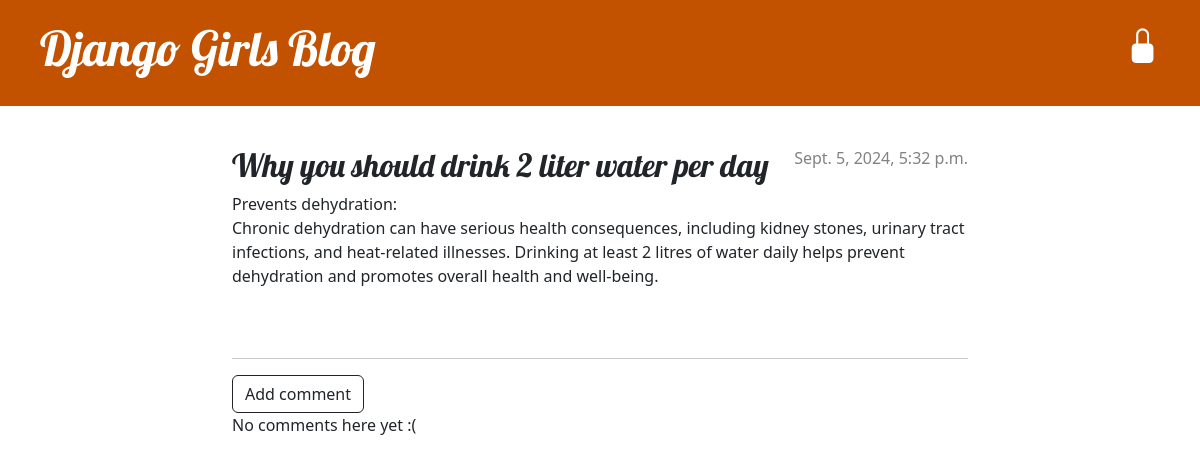
The app's page /post/2/ with its own data.
### blog/models.py (models this page shows, shortened)
class Post(models.Model):
    author = models.ForeignKey(settings.AUTH_USER_MODEL, on_delete=models.CASCADE)
    title = models.CharField(max_length=200)
    text = models.TextField()
    created_date = models.DateTimeField(default=timezone.now)
    published_date = models.DateTimeField(blank=True, null=True)

### blog/views.py (the view)
# urls.py: path('post/<int:pk>/', views.post_detail, name='post_detail'),
def post_detail(request, pk):
    post = get_object_or_404(Post, pk=pk)
    return render(request, 'blog/post_detail.html', {'post': post})

### blog/templates/blog/post_detail.html (shortened to what this page needs)
{% extends 'blog/base.html' %}
{% block content %}
    <article class="post">
    {% if post.published_date %}
        <div class="date">
            {{ post.published_date }}
        </div>
    {% else %}
        <form method="POST" action="{% url 'post_publish' pk=post.pk %}"class="post-form">{% csrf_token %}
            <button type="submit" class="post btn btn-info" name="publish">Publish</button>
        </form>
    {% endif %}
        <h2>{{ post.title }}</h2>
        <p>{{ post.text|linebreaksbr }}</p>
    </article>
    <hr>
    <a type="button" class="btn btn-outline-dark" href="{% url 'add_comment_to_post' pk=post.pk %}">Add comment</a>
    {% for comment in post.comments.all %}
    {% if user.is_authenticated or comment.approved_comment %}
    <div class="comment">
        <div class="date">
            {{ comment.created_date }}
            {% if not comment.approved_comment %}
                <a class="btn btn-outline-dark" href="{% url 'comment_remove' pk=comment.pk %}">
                    <i class="bi bi-x-square"></i>
                </a>
                <a class="btn btn-outline-dark" href="{% url 'comment_approve' pk=comment.pk %}">
                    <i class="bi bi-check-square"></i>
                </a>
            {% endif %}
        </div>
        <strong>{{ comment.author }}</strong>
        <p>{{ comment.text|linebreaks }}</p>
    </div>
    {% endif %}
    {% empty %}
        <p>No comments here yet :(</p>
    {% endfor %}
{% endblock %}

### blog/static/css/blog.css (style rules this page uses)
h1, h2, h3, h4 { font-family: 'Lobster', cursive; }
.date { color: #828282; }
.post { margin-bottom: 70px; }
.post > .date, .post > .actions { float: right; }

### records on screen
Post: published_date "Sept. 5, 2024, 5:32 p.m.", title "Why you should drink 2 liter water per day", text "Prevents dehydration: Chronic dehydration can have serious health consequences, including kidney stones, urinary tract infections, and heat-related illnesses. Drinking at least 2 litres of water daily helps prevent dehydration and promotes overall health and well-being."
